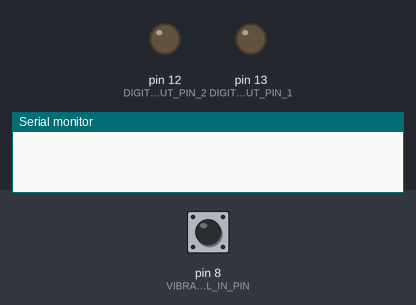
The sketch below on a simulated Arduino Uno, built with avr-gcc and run on an emulated ATmega328P. Shown: output pins drawn as LEDs (lit = HIGH), the last lines printed to the serial monitor. The test bench sets the inputs (shaded band); at power-on: pin 8 (VIBRATION_DIGITAL_IN_PIN) LOW.

Above: at 1.2 s.
1.3 s: pin 8 (VIBRATION_DIGITAL_IN_PIN) pulsed HIGH 2 times (0.12 s each, 0.3 s apart)
At 3.0 s:
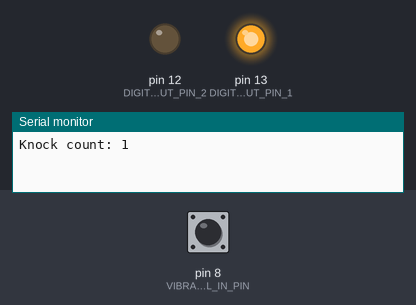
Timing chart, 0 to 4.5 s (numbered marks = the images above; inputs shaded):
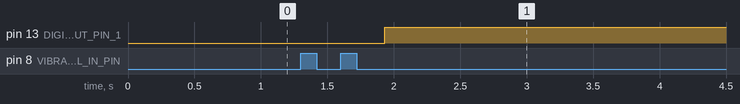

Measured:
- after the input at 1.3 s, pin 13 (DIGITAL_OUT_PIN_1): LOW → HIGH after 0.63 s

The sketch:

vibration_sensor.ino
```cpp
#define VIBRATION_DIGITAL_IN_PIN 8
#define DIGITAL_OUT_PIN_1 13
#define DIGITAL_OUT_PIN_2 12

int KNOCK_THRESHOLD = 200;
int NOISE_DURATION = 10;

int knock_count = 0;
int current_millis = 0;
int last_knock_millis= 0;
int interval = 0;

void setup() {
  Serial.begin(9600);

  pinMode(VIBRATION_DIGITAL_IN_PIN, INPUT);
  pinMode(DIGITAL_OUT_PIN_1, OUTPUT);
  pinMode(DIGITAL_OUT_PIN_2, OUTPUT);
}

void loop() {

  current_millis = millis();
  interval = current_millis - last_knock_millis;

  if (digitalRead(VIBRATION_DIGITAL_IN_PIN) == HIGH) {

    if (interval > NOISE_DURATION && interval <= KNOCK_THRESHOLD) {
      knock_count++;
      Serial.print("Knock count: "); Serial.println(knock_count);
    }

    last_knock_millis = current_millis;
  }

  if (interval > KNOCK_THRESHOLD + NOISE_DURATION) {

    if (knock_count == 1) {
      digitalWrite(DIGITAL_OUT_PIN_1, !digitalRead(DIGITAL_OUT_PIN_1));
    } else if (knock_count == 2) {
      digitalWrite(DIGITAL_OUT_PIN_2, !digitalRead(DIGITAL_OUT_PIN_2));
    }

    knock_count = 0;
  }

}
```
